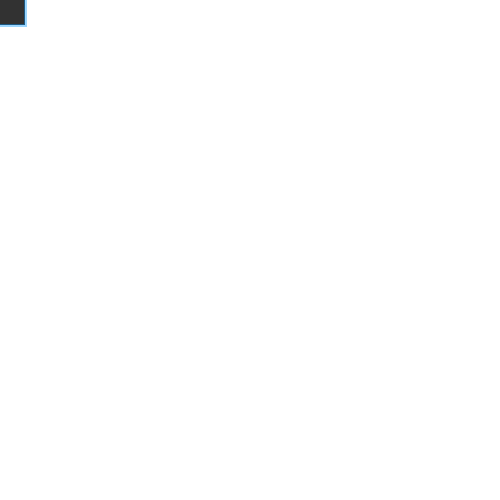
Frame 1 (no input)
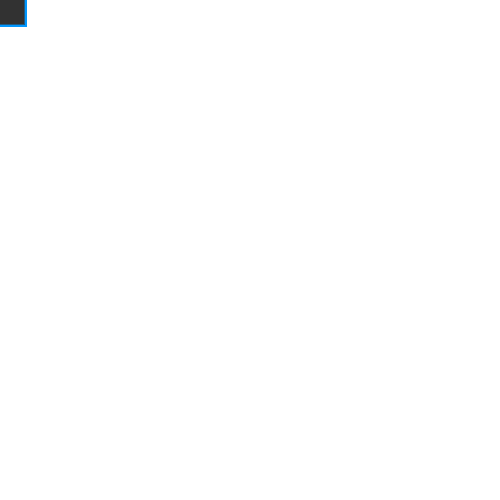
Frame 60 (the mouse pressed at the canvas centre just before this capture)
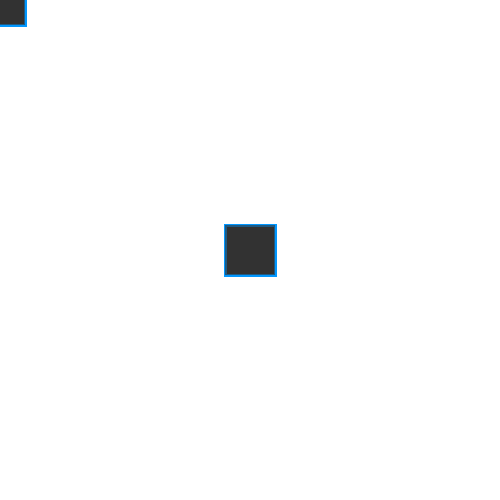
Frame 120 (the mouse held since frame 60 and released just before this capture)

The Processing sketch that drew these frames (run headless with seeded random() and noise(); from frame 60 on, the mouse is pressed at the canvas centre):

// Processing sketch: test_36_pde
// ── test_36_pde.pde
void setup() {
   size(500, 500);
   background(255);
   smooth();
   strokeWeight(3);
   stroke(0, 150, 255, 100);
   rectMode(CENTER);
   //noLoop();
}

void draw() {
   fill(50);
   rect(mouseX, mouseY, 50, 50);
}
